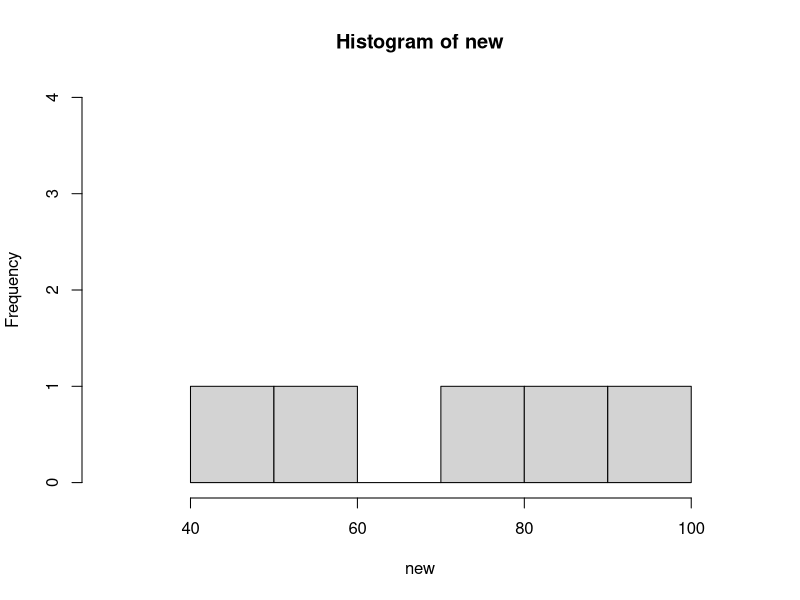
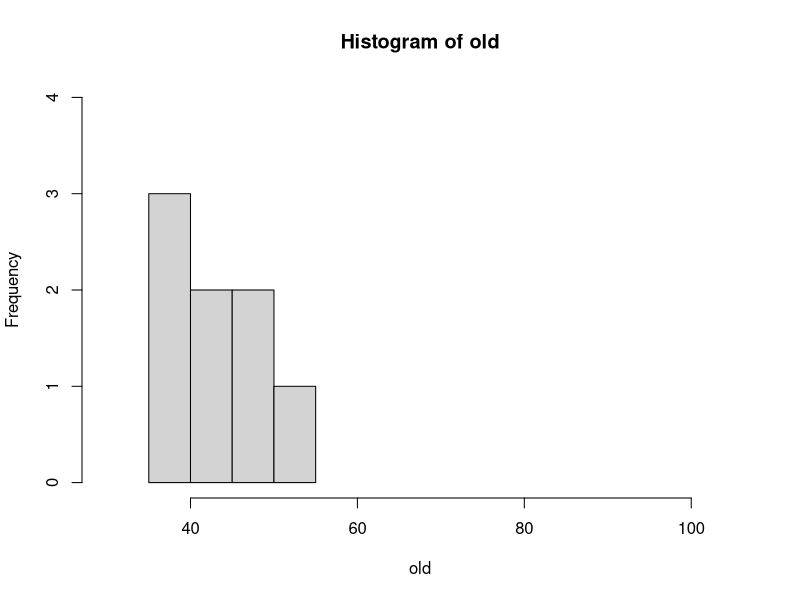
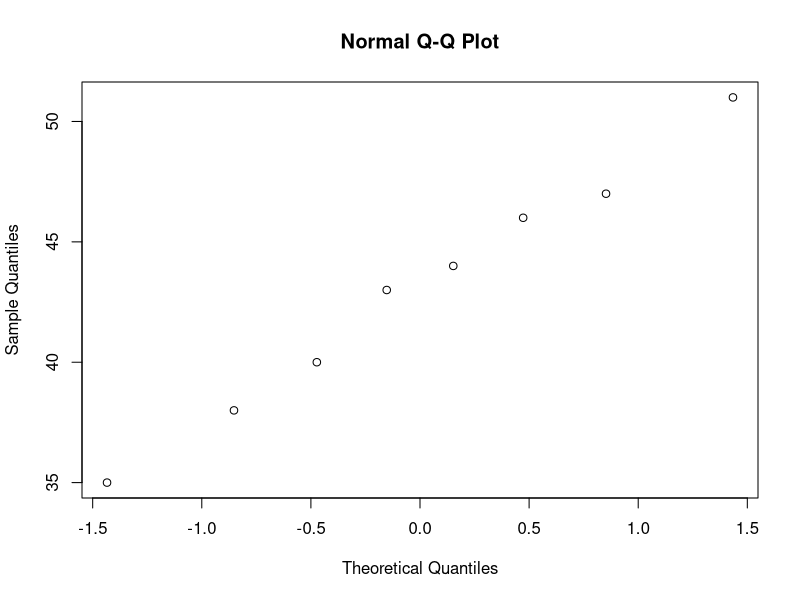
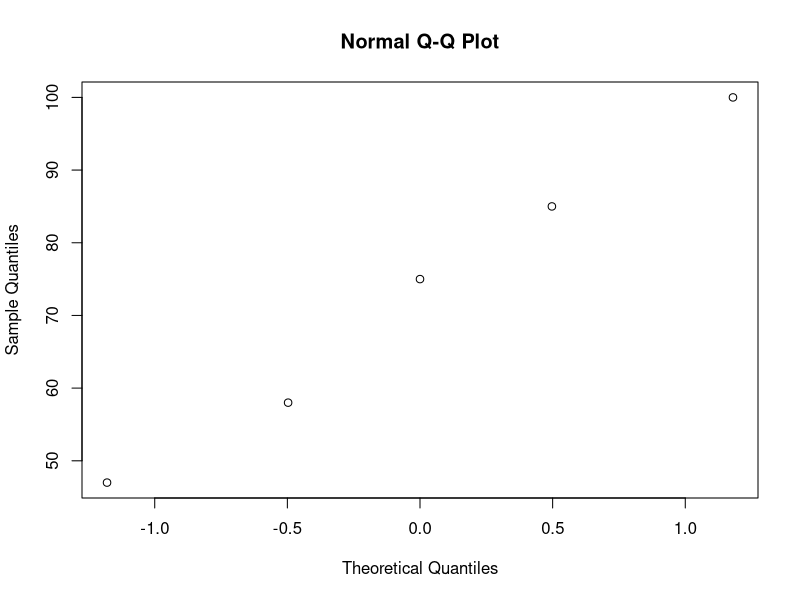

Source code (R) for these figures, in order:
## ---- chunk 1
n1 = 5
n2 = 7
x1.bar = 98.3
x1.sd = 0.31
x2.bar = 96.1
x2.sd = 0.29
## ---- chunk 2
alpha = 0.02
## ---- chunk 3
x1.sd^2/x2.sd^2
## ---- chunk 4
pooled.var = ((n1 - 1) * x1.sd^2 + (n2 -1) * x2.sd^2) / (n1 + n2 - 2)
edge = qt(alpha / 2, df = n1 + n2 - 2) * sqrt(pooled.var / n1 + pooled.var / n2)
## ---- chunk 5
x1.bar - x2.bar + edge
## ---- chunk 6
x1.bar - x2.bar - edge
## ---- chunk 7
tstat = ((x1.bar - x2.bar) - 0) / sqrt(pooled.var / n1 + pooled.var / n2)
pt(-abs(tstat), df = n1 + n2 - 2) * 2
## ---- chunk 8
old = c(43, 51, 44, 47, 38, 46, 40, 35)
n.old = 8
new = c(47, 75, 85, 100, 58)
n.new = 5
alpha = 0.05
## ---- chunk 9
hist(new, xlim = c(30, 105), ylim = c(0, 4))
hist(old, xlim = c(30, 105), ylim = c(0, 4))
## ---- chunk 10
qqnorm(old)
qqnorm(new)
## ---- chunk 11
new.sd = sd(new)
old.sd = sd(old)
rule.of.thumb = new.sd^2 / old.sd^2
rule.of.thumb
## ---- chunk 12
new.bar = mean(new)
old.bar = mean(old)
new.var = new.sd^2
old.var = old.sd^2
tstat = (new.bar - old.bar - 0) / sqrt(new.var / n.new + old.var / n.old)
dof = (new.var / n.new + old.var / n.old)^2 / ((new.var / n.new)^2 / (n.new - 1) + (old.var / n.old)^2 / (n.old - 1))

pval = pt(-abs(tstat), dof) * 2
pval
